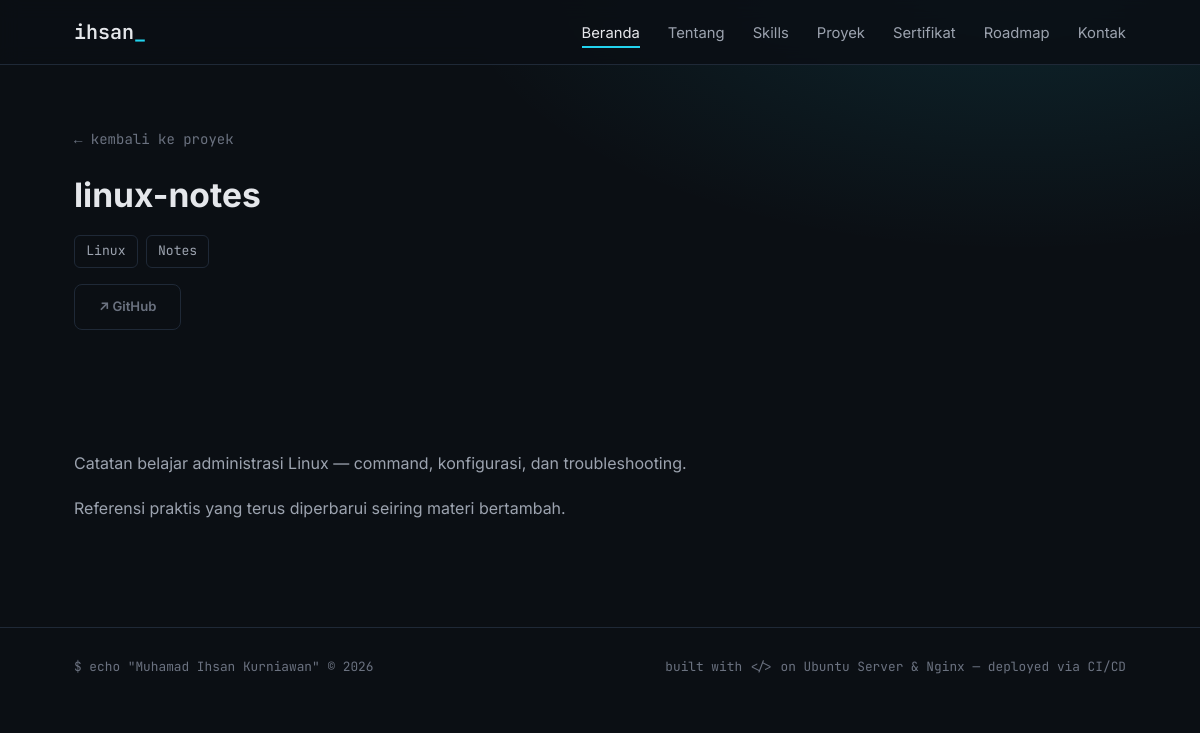
The page /proyek/linux-notes on the database its author committed.
### tables this page shows
CREATE TABLE IF NOT EXISTS projects (
    id INT UNSIGNED AUTO_INCREMENT PRIMARY KEY,
    title VARCHAR(150) NOT NULL,
    slug VARCHAR(180) NOT NULL UNIQUE,
    description TEXT NOT NULL,
    tech_stack TEXT NULL,
    github_url VARCHAR(255) NULL,
    live_url VARCHAR(255) NULL,
    image VARCHAR(255) NULL,
    is_featured TINYINT(1) NOT NULL DEFAULT 0,
    is_active TINYINT(1) NOT NULL DEFAULT 1,
    sort_order INT NOT NULL DEFAULT 0,
    created_at TIMESTAMP NOT NULL DEFAULT CURRENT_TIMESTAMP,
    updated_at TIMESTAMP NOT NULL DEFAULT CURRENT_TIMESTAMP ON UPDATE CURRENT_TIMESTAMP,
    INDEX idx_active_sort (is_active, sort_order)
);

### app/core/View.php (called while the page is built, shortened)
<?php
class View
{
    public static function render(string $view, array $data = []): string
    {
        unset($data['layout']);
        extract($data, EXTR_SKIP);
        require VIEWS_DIR . '/' . $view . '.php';
        return ob_get_clean();
    }
}

### app/controllers/ProjectsController.php (called while the page is built, shortened)
<?php
class ProjectsController extends Controller
{
    public function show(string $slug): void
    {
        $project = (new ProjectModel())->findBySlug($slug);
        $this->view('pages/projects/show', [
            'layout'  => 'public',
            'title'   => $project['title'],
            'project' => $project,
        ]);
    }
}

### public/index.php (called while the page is built, shortened)
<?php
require APP_DIR . '/helpers.php';
spl_autoload_register(function (string $class): void {
    foreach (['core', 'controllers', 'models'] as $dir) {
        $file = APP_DIR . '/' . $dir . '/' . $class . '.php';
        if (is_file($file)) {
            return;
        }
    }
});
try {
    (new Router())->dispatch(
        $_SERVER['REQUEST_METHOD'] ?? 'GET',
        (string) parse_url($_SERVER['REQUEST_URI'] ?? '/', PHP_URL_PATH)
    );
} catch (Throwable $e) {
    if (config('app.debug')) {
        http_response_code(500);
        echo '<h1>Internal Server Error</h1><pre>' . e($e->getMessage()) . "\n" . e($e->getTraceAsString()) . '</pre>';
    } else {
        http_response_code(500);
        echo View::render('pages/500');
    }
}

### app/helpers.php (called while the page is built, shortened)
<?php
if (!function_exists('e')) {
    function e(?string $value): string
    {
        return htmlspecialchars((string) $value, ENT_QUOTES, 'UTF-8');
    }
}
if (!function_exists('url')) {
    function url(string $path = ''): string
    {
        $base = rtrim((string) getenv('BASE_URL'), '/');
        return $base . '/' . ltrim($path, '/');
    }
}
if (!function_exists('config')) {
    function config(?string $key = null)
    {
        static $config = null;
        if ($config === null) {
            $config = require CONFIG_DIR . '/config.php';
        }
        $value = $config;
        foreach (explode('.', $key) as $part) {
            $value = $value[$part];
        }
        return $value;
    }
}

### app/config/config.php (called while the page is built)
<?php
return [
    'db' => [
        'host'    => getenv('DB_HOST') ?: 'db',
        'port'    => getenv('DB_PORT') ?: '3306',
        'name'    => getenv('DB_NAME') ?: 'portfolio_db',
        'user'    => getenv('DB_USER') ?: 'portfolio',
        'pass'    => getenv('DB_PASS') ?: '',
        'charset' => 'utf8mb4',
    ],
    'app' => [
        'name'     => 'Portofolio',
        'base_url' => getenv('BASE_URL') ?: 'http://localhost:8080',
        'env'      => getenv('APP_ENV') ?: 'production',
        'debug'    => (getenv('APP_DEBUG') ?: 'false') === 'true',
        'timezone' => 'Asia/Jakarta',
    ],
    'session' => [
        'name'     => 'portfolio_session',
        'lifetime' => 7200,
    ],
    'upload' => [
        'dir'       => APP_ROOT . '/public/uploads',
        'max_size'  => 2 * 1024 * 1024,
        'allowed'   => ['image/jpeg', 'image/png', 'image/webp', 'image/gif'],
        'extensions'=> ['jpg' => 'image/jpeg', 'jpeg' => 'image/jpeg', 'png' => 'image/png', 'webp' => 'image/webp', 'gif' => 'image/gif'],
    ],
];

### app/core/Database.php (called while the page is built)
<?php
final class Database
{
    private static ?PDO $pdo = null;
    public static function conn(): PDO
    {
        if (self::$pdo === null) {
            $db = config('db');
            $dsn = sprintf(
                'mysql:host=%s;port=%s;dbname=%s;charset=%s',
                $db['host'],
                $db['port'],
                $db['name'],
                $db['charset']
            );
            self::$pdo = new PDO($dsn, $db['user'], $db['pass'], [
                PDO::ATTR_ERRMODE            => PDO::ERRMODE_EXCEPTION,
                PDO::ATTR_DEFAULT_FETCH_MODE => PDO::FETCH_ASSOC,
                PDO::ATTR_EMULATE_PREPARES   => false,
            ]);
        }
        return self::$pdo;
    }
}

### app/core/Model.php (called while the page is built, shortened)
<?php
abstract class Model
{
    protected PDO $db;
    public function __construct()
    {
        $this->db = Database::conn();
    }
    public function query(string $sql, array $params = []): array
    {
        $stmt = $this->db->prepare($sql);
        $stmt->execute($params);
        return $stmt->fetchAll();
    }
}

### app/models/ProjectModel.php (called while the page is built, shortened)
<?php
class ProjectModel extends Model
{
    public function findBySlug(string $slug): ?array
    {
        $rows = $this->query('SELECT * FROM projects WHERE slug = ? AND is_active = 1', [$slug]);
        return $rows[0] ?? null;
    }
}

### app/views/pages/projects/show.php (the view, shortened to what this page needs)
<?php $stack = json_decode($project['tech_stack'] ?: '[]', true) ?: []; ?>
<section class="page-hero">
  <div class="container">
    <p class="hero-eyebrow mono"><a class="dim-link" href="<?= url('/proyek') ?>">← kembali ke proyek</a></p>
    <h1 class="section-title"><?= e($project['title']) ?></h1>
    <?php if ($stack): ?>
      <ul class="tag-list" style="margin-bottom:1rem;">
        <?php foreach ($stack as $lang): ?>
          <li><?= e($lang) ?></li>
        <?php endforeach; ?>
      </ul>
    <?php endif; ?>
    <div class="project-links">
      <?php if ($project['github_url']): ?>
        <a class="btn btn-ghost" href="<?= e($project['github_url']) ?>" target="_blank" rel="noopener">↗ GitHub</a>
      <?php endif; ?>
    </div>
  </div>
</section>
<section class="section">
  <div class="container">
    <div class="about-story project-detail-text">
      <?php foreach (array_filter(array_map('trim', explode("\n", $project['description']))) as $paragraph): ?>
        <p><?= e($paragraph) ?></p>
      <?php endforeach; ?>
    </div>
  </div>
</section>

### app/core/Router.php (shortened to what this page needs)
<?php
class Router
{
    private array $routes;
    public function __construct()
    {
        $this->routes = require CONFIG_DIR . '/routes.php';
    }
    public function dispatch(string $method, string $uri): void
    {
        $uri = '/' . ltrim(rtrim($uri, '/'), '/');
        $routes = $this->routes[$method] ?? [];
        foreach ($routes as $pattern => $handler) {
            if (strpos($pattern, '(') === false) {
                continue;
            }
            if (preg_match('#^' . $pattern . '$#', $uri, $matches)) {
                array_shift($matches);
                $this->call($handler, $matches);
                return;
            }
        }
    }
    private function call(array $handler, array $params): void
    {
        [$class, $method] = $handler;
        $controller = new $class();
        $controller->{$method}(...$params);
    }
}

### public/css/style.css (style rules this page uses)
:root { --bg: #0b0f14; --bg-alt: #11161d; --surface: #151c24; --border: #1f2937; --text: #e5e7eb; --text-dim: #9ca3af; --muted: #6b7280; --accent: #22d3ee; --accent-dim: #0891b2; --green: #4ade80; --yellow: #fbbf24; --red: #f87171; --mono: 'JetBrains Mono', 'Fira Code', monospace; --sans: 'Inter', system-ui, sans-serif; --maxw: 1100px; }
* { margin: 0; padding: 0; box-sizing: border-box; }
html { scroll-behavior: smooth; scroll-padding-top: 76px; }
body { font-family: var(--sans); background: var(--bg); color: var(--text); line-height: 1.65; }
.container { max-width: var(--maxw); margin: 0 auto; padding: 0 1.5rem; }
.mono { font-family: var(--mono); }
a { color: inherit; text-decoration: none; }
ul { list-style: none; }
.hero-eyebrow { font-family: var(--mono); color: var(--accent); font-size: .875rem; margin-bottom: 1rem; }
.btn { display: inline-block; padding: .7rem 1.5rem; border-radius: 8px; font-weight: 600; font-size: .95rem; transition: transform .15s, background .2s, box-shadow .2s; }
.btn-ghost { border: 1px solid var(--border); color: var(--text); background: transparent; }
.section { padding: 5.5rem 0; }
.section-title { font-size: clamp(1.6rem, 3vw, 2.1rem); margin-bottom: 1rem; }
.about-story p { color: var(--text-dim); margin-bottom: 1.15rem; }
.tag-list { display: flex; flex-wrap: wrap; gap: .5rem; }
.tag-list li { font-size: .82rem; font-family: var(--mono); color: var(--text-dim); background: var(--bg); border: 1px solid var(--border); padding: .3rem .7rem; border-radius: 6px; transition: color .2s, border-color .2s; }
.project-links { display: flex; gap: 1rem; margin-top: .25rem; }
.project-links a { font-size: .82rem; color: var(--muted); transition: color .2s; }
.page-hero { padding: 8rem 0 2rem; background: radial-gradient(60rem 30rem at 85% -10%, rgba(34,211,238,.12), transparent 60%), var(--bg); }
.page-hero .section-title { margin-bottom: .75rem; }
.dim-link { color: var(--muted); }
.project-detail-text { max-width: 48rem; }

### rows shown on the page
projects: title "linux-notes", tech_stack "Linux", tech_stack "Notes", description "Catatan belajar administrasi Linux — command, konfigurasi, dan troubleshooting.", description "Referensi praktis yang terus diperbarui seiring materi bertambah."
